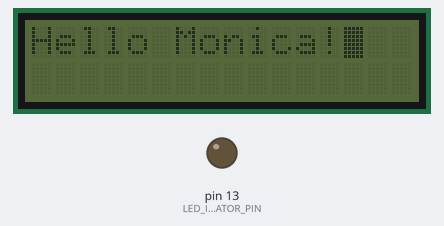
A sketch run on a simulated Arduino Uno, built with avr-gcc and run on an emulated ATmega328P. On the bench: 16×2 character LCD, output pins drawn as LEDs (lit = HIGH).

Above: at 0.5 s.
At 10.5 s:
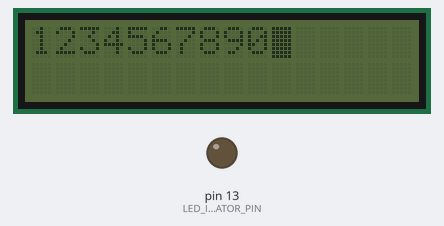
At 20.6 s:
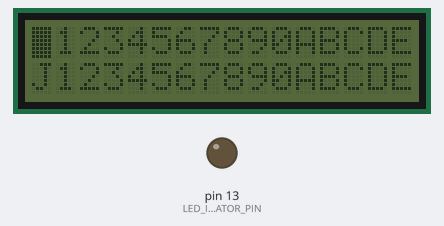
At 30.6 s:
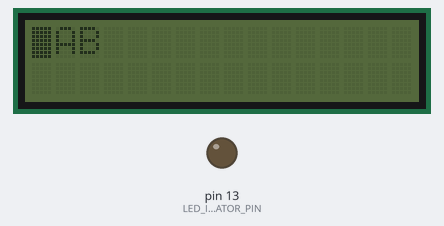

Measured:
- what the display in image 0 shows lasts 10.1 s, from 0.4 s to 10.5 s
- what the display in image 1 shows lasts 10.0 s, from 10.5 s to 20.5 s

The sketch:

modules_display.ino
```cpp
/*
 * PIN CONNECTIONS
 *
 * SDA is the serial data
 * SCL is the serial clock
 *
 * GND --> GND white
 * VCC --> 5V  grey
 * SDA --> A4  red
 * SCL --> A5  blue
 *
 */
//= DEFINES ========================================================================================
#define BLANK_LINE "                                        "
#define TEST_LINE  "***************#123456789012345678901234"

//= INCLUDE ========================================================================================
#include <Wire.h>
#include <LiquidCrystal_I2C.h>

//= CONSTANTS ======================================================================================
int LED_INDICATOR_PIN = LED_BUILTIN;  // choose the pin for the LED

//= VARIABLE =======================================================================================
volatile long pirStateChangeMS  = 0;   // when the state of PIR changed

/*
 * Set the correct chip for your LCD
 * Use 0x27 when you have the PCF8574 chip made by NXP
 * Use 0x3F when you have the PCF8574A chip made by Ti (Texas Instruments)
 * The last two digits represent the LCD size
 * e.g. 20x4 or 16x2
 */
//LiquidCrystal_I2C lcd(0x27, 20, 4);
LiquidCrystal_I2C lcd(0x27, 16, 2);

//==================================================================================================
void setup() {
  // Open serial communications and wait for port to open:
  Serial.begin(57600);
  //
  pinMode(LED_INDICATOR_PIN, OUTPUT);    // declare LED as output
  //
  setupDisplay();
}
//==================================================================================================
void loop() {

  lcd.clear();
  lcd.home();
  lcd.print("Hello Monica!");
  delay(10000);


  lcd.clear();
  lcd.home();
  lcd.print("1234567890");
  delay(10000);


  lcd.clear();
  lcd.setCursor(1, 0);        // set the cursor to position 1, line 1
  lcd.print("1234567890ABCDEFGHIJ1234567890ABCDEFGHIJ1234567890ABCDEFGHIJ");
  lcd.home();
  delay(10000);


  lcd.clear();
  lcd.setCursor(1, 0);
  lcd.print("AB");
  lcd.home();
  delay(20000);

}
//==================================================================================================
void setupDisplay() {
  lcd.init();                 // initialise the LCD

  lcd.backlight(); // turn backlight on
  lcd.blink();     // cursor blinks
  //------------- TEST SCREEN -----------------------
  lcd.clear();         // clear the screen
  lcd.home();          // set the cursor to position 0, line 1
  // Numbers are stored but not displayed
  lcd.print(TEST_LINE);
  lcd.setCursor(0, 1);
  lcd.print(TEST_LINE);
  //
  lcd.home();
  delay(100);
  //-------------------
  lcd.clear();
  lcd.setCursor(0, 0);
  lcd.print(TEST_LINE);
  lcd.setCursor(0, 1);
  lcd.print(TEST_LINE);
  lcd.home();
  delay(100);
  //-------------------------------------------------
  lcd.noBacklight(); // turn backlight off
}
//==================================================================================================
```
